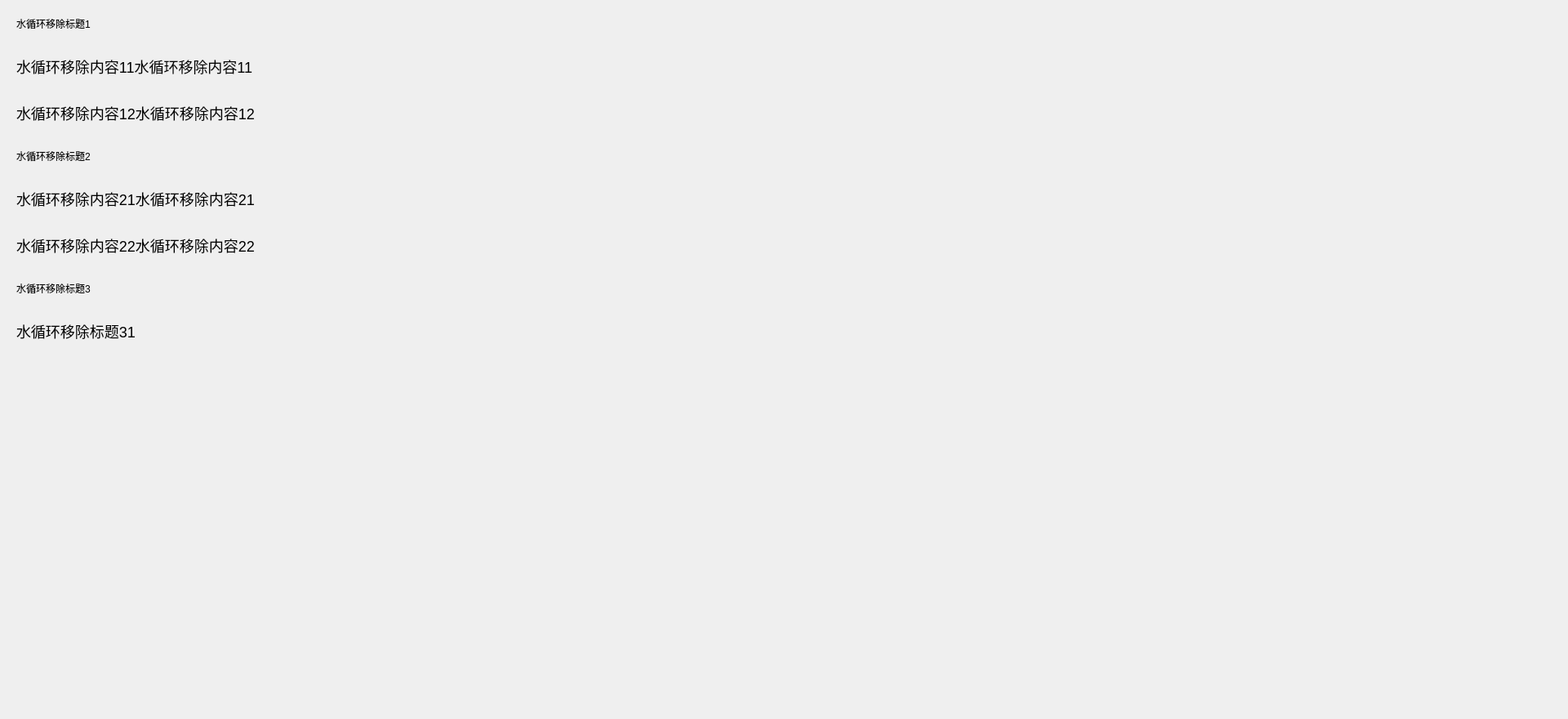
<?xml version="1.0" encoding="UTF-8"?>
<ui version="4.0">
 <class>UltrasoundEpackRemove</class>
 <widget class="qMRMLWidget" name="UltrasoundEpackRemove">
  <property name="geometry">
   <rect>
    <x>0</x>
    <y>0</y>
    <width>1920</width>
    <height>880</height>
   </rect>
  </property>
  <property name="maximumSize">
   <size>
    <width>16777215</width>
    <height>920</height>
   </size>
  </property>
  <property name="styleSheet">
   <string notr="true"/>
  </property>
  <layout class="QHBoxLayout" name="horizontalLayout" stretch="1,1">
   <property name="spacing">
    <number>60</number>
   </property>
   <property name="leftMargin">
    <number>20</number>
   </property>
   <property name="topMargin">
    <number>20</number>
   </property>
   <property name="rightMargin">
    <number>20</number>
   </property>
   <property name="bottomMargin">
    <number>20</number>
   </property>
   <item>
    <widget class="QWidget" name="widget" native="true">
     <layout class="QVBoxLayout" name="verticalLayout">
      <property name="spacing">
       <number>30</number>
      </property>
      <property name="leftMargin">
       <number>0</number>
      </property>
      <property name="topMargin">
       <number>0</number>
      </property>
      <property name="rightMargin">
       <number>0</number>
      </property>
      <property name="bottomMargin">
       <number>0</number>
      </property>
      <item>
       <widget class="QLabel" name="label_2">
        <property name="text">
         <string>水循环移除标题1</string>
        </property>
       </widget>
      </item>
      <item>
       <widget class="QLabel" name="label">
        <property name="styleSheet">
         <string notr="true">font:18px;</string>
        </property>
        <property name="text">
         <string>水循环移除内容11水循环移除内容11</string>
        </property>
       </widget>
      </item>
      <item>
       <widget class="QLabel" name="label_4">
        <property name="styleSheet">
         <string notr="true">font:18px;</string>
        </property>
        <property name="text">
         <string>水循环移除内容12水循环移除内容12</string>
        </property>
       </widget>
      </item>
      <item>
       <widget class="QLabel" name="label_3">
        <property name="text">
         <string>水循环移除标题2</string>
        </property>
       </widget>
      </item>
      <item>
       <widget class="QLabel" name="label_6">
        <property name="styleSheet">
         <string notr="true">font:18px;</string>
        </property>
        <property name="text">
         <string>水循环移除内容21水循环移除内容21</string>
        </property>
       </widget>
      </item>
      <item>
       <widget class="QLabel" name="label_5">
        <property name="styleSheet">
         <string notr="true">font:18px;</string>
        </property>
        <property name="text">
         <string>水循环移除内容22水循环移除内容22</string>
        </property>
       </widget>
      </item>
      <item>
       <widget class="QLabel" name="label_8">
        <property name="text">
         <string>水循环移除标题3</string>
        </property>
       </widget>
      </item>
      <item>
       <widget class="QLabel" name="label_7">
        <property name="styleSheet">
         <string notr="true">font:18px;</string>
        </property>
        <property name="text">
         <string>水循环移除标题31</string>
        </property>
       </widget>
      </item>
      <item>
       <spacer name="verticalSpacer">
        <property name="orientation">
         <enum>Qt::Vertical</enum>
        </property>
        <property name="sizeHint" stdset="0">
         <size>
          <width>20</width>
          <height>40</height>
         </size>
        </property>
       </spacer>
      </item>
     </layout>
    </widget>
   </item>
   <item>
    <widget class="QLabel" name="lbl_bg">
     <property name="text">
      <string/>
     </property>
    </widget>
   </item>
  </layout>
 </widget>
 <customwidgets>
  <customwidget>
   <class>qMRMLWidget</class>
   <extends>QWidget</extends>
   <header>qMRMLWidget.h</header>
   <container>1</container>
  </customwidget>
 </customwidgets>
 <resources/>
 <connections/>
</ui>
